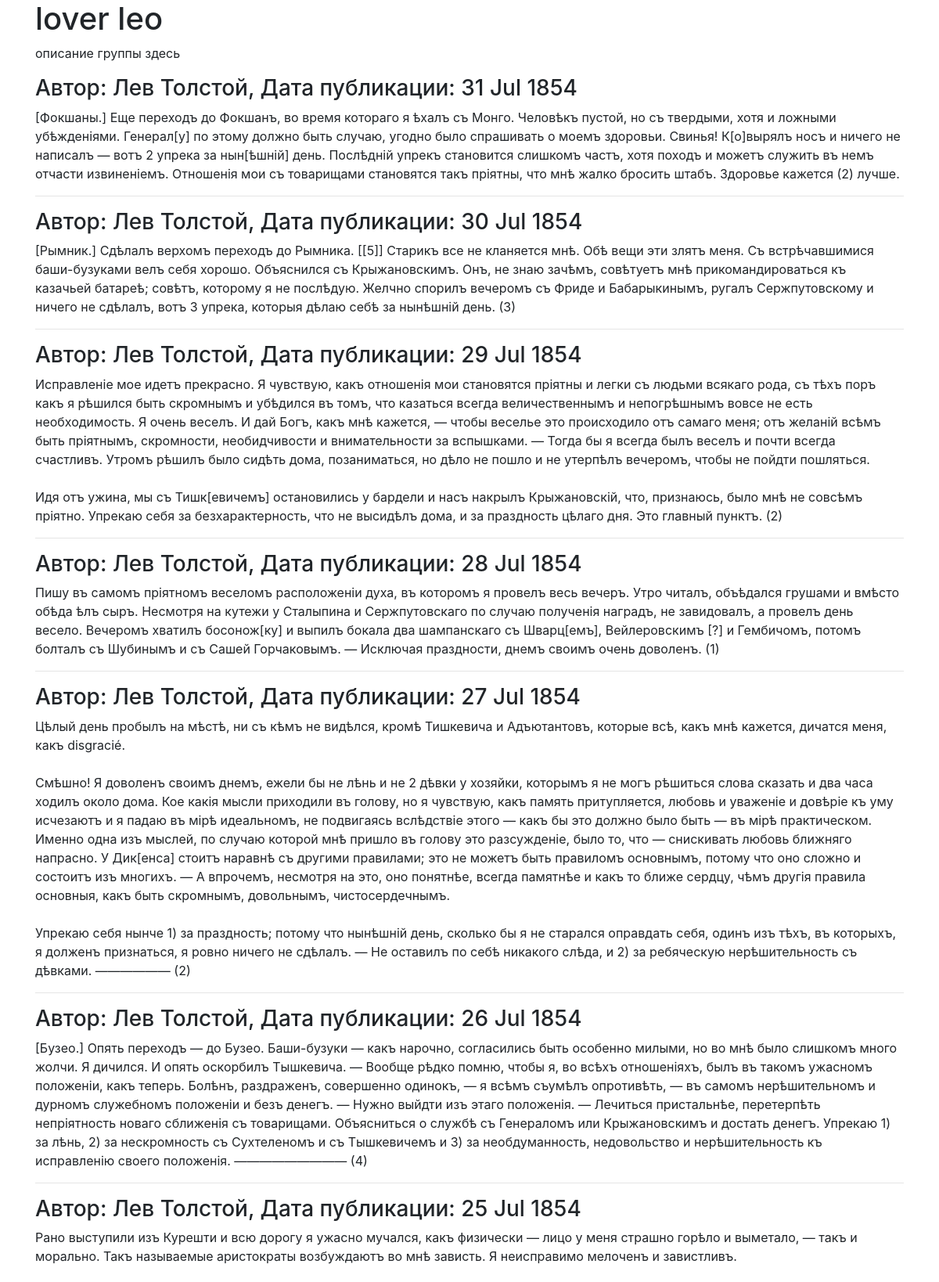
Page /group/leo/ (upper part) on the committed database.
### posts/models.py (models this page shows, shortened)
class Group(models.Model):
    title = models.CharField(max_length=200)
    slug = models.SlugField(unique=True)
    description = models.TextField()

class Post(models.Model):
    text = models.TextField()
    pub_date = models.DateTimeField("date published", auto_now_add=True)
    author = models.ForeignKey(User, on_delete=models.CASCADE)
    group = models.ForeignKey(Group, blank=True, null=True, on_delete=models.PROTECT)

### posts/views.py (the view)
# urls.py: path('group/<slug>/', group_posts)
def group_posts(request, slug):
    group = get_object_or_404(Group, slug=slug)
    posts = Post.objects.filter(group=group).order_by("-pub_date")[:12]
    return render(request, "group.html", {"group": group, "posts": posts})

### templates/group.html (shortened to what this page needs)
{% extends "base.html" %}
{% block header %}{{group.title}}{% endblock %}
{% block content %}
    <p>{{group.description}}</p>
    {% for post in posts %}
    <h3>
        Автор: {{ post.author.get_full_name }}, Дата публикации: {{ post.pub_date|date:"d M Y"}}
    </h3>
    <p>{{ post.text|linebreaksbr }}</p>
    {% if not forloop.last %}<hr>{% endif %}
    {% endfor %}
{% endblock %}

### rows in the picture
Group: title "lover leo", description "описание группы здесь"
Post: author.get_full_name "Лев Толстой", pub_date "31 Jul 1854", text "[Фокшаны.] Еще переходъ до Фокшанъ, во время котораго я ѣхалъ съ Монго. Человѣкъ пустой, но съ твердыми, хотя и ложными убѣжденіями. Генерал[у] по этому должно быть случаю, угодно было спрашивать о моемъ здоровьи. Свинья! К[о]вырялъ носъ и ничего не написалъ — вотъ 2 упрека за нын[ѣшній] день. Послѣдній упрекъ становится слишкомъ частъ, хотя походъ и можетъ служить въ немъ отчасти извиненіемъ. Отношенія мои съ товарищами становятся такъ пріятны, что мнѣ жалко бросить штабъ. Здоровье кажется (2) лучше."
Post: author.get_full_name "Лев Толстой", pub_date "30 Jul 1854", text "[Рымник.] Сдѣлалъ верхомъ переходъ до Рымника. [[5]] Старикъ все не кланяется мнѣ. Обѣ вещи эти злятъ меня. Съ встрѣчавшимися баши-бузуками велъ себя хорошо. Объяснился съ Крыжановскимъ. Онъ, не знаю зачѣмъ, совѣтуетъ мнѣ прикомандироваться къ казачьей батареѣ; совѣтъ, которому я не послѣдую. Желчно спорилъ вечеромъ съ Фриде и Бабарыкинымъ, ругалъ Сержпутовскому и ничего не сдѣлалъ, вотъ 3 упрека, которыя дѣлаю себѣ за нынѣшній день. (3)"
Post: author.get_full_name "Лев Толстой", pub_date "29 Jul 1854", text "Исправленіе мое идетъ прекрасно. Я чувствую, какъ отношенія мои становятся пріятны и легки съ людьми всякаго рода, съ тѣхъ поръ какъ я рѣшился быть скромнымъ и убѣдился въ томъ, что казаться всегда величественнымъ и непогрѣшнымъ вовсе не есть необходимость. Я очень веселъ. И дай Богъ, какъ мнѣ кажется, — чтобы веселье это происходило отъ самаго меня; отъ желаній всѣмъ быть пріятнымъ, скромности, необидчивости и внимательности за вспышками. — Тогда бы я всегда былъ веселъ и почти всегда счастливъ. Утромъ рѣшилъ было сидѣть дома, позаниматься, но дѣло не пошло и не утерпѣлъ вечеромъ, чтобы не пойдти пошляться. Идя отъ ужина, мы съ Тишк[евичемъ] остановились у бардели и насъ накрылъ…"
Post: author.get_full_name "Лев Толстой", pub_date "28 Jul 1854", text "Пишу въ самомъ пріятномъ веселомъ расположеніи духа, въ которомъ я провелъ весь вечеръ. Утро читалъ, объѣдался грушами и вмѣсто обѣда ѣлъ сыръ. Несмотря на кутежи у Сталыпина и Сержпутовскаго по случаю полученія наградъ, не завидовалъ, а провелъ день весело. Вечеромъ хватилъ босонож[ку] и выпилъ бокала два шампанскаго съ Шварц[емъ], Вейлеровскимъ [?] и Гембичомъ, потомъ болталъ съ Шубинымъ и съ Сашей Горчаковымъ. — Исключая праздности, днемъ своимъ очень доволенъ. (1)"
Post: author.get_full_name "Лев Толстой", pub_date "27 Jul 1854", text "Цѣлый день пробылъ на мѣстѣ, ни съ кѣмъ не видѣлся, кромѣ Тишкевича и Адъютантовъ, которые всѣ, какъ мнѣ кажется, дичатся меня, какъ disgracié. Смѣшно! Я доволенъ своимъ днемъ, ежели бы не лѣнь и не 2 дѣвки у хозяйки, которымъ я не могъ рѣшиться слова сказать и два часа ходилъ около дома. Кое какія мысли приходили въ голову, но я чувствую, какъ память притупляется, любовь и уваженіе и довѣріе къ уму исчезаютъ и я падаю въ мірѣ идеальномъ, не подвигаясь вслѣдствіе этого — какъ бы это должно было быть — въ мірѣ практическом. Именно одна изъ мыслей, по случаю которой мнѣ пришло въ голову это разсужденіе, было то, что — снискивать любовь ближняго напрасно. У Дик[енса] стоитъ наравнѣ съ другими…"
Post: author.get_full_name "Лев Толстой", pub_date "26 Jul 1854", text "[Бузео.] Опять переходъ — до Бузео. Баши-бузуки — какъ нарочно, согласились быть особенно милыми, но во мнѣ было слишкомъ много жолчи. Я дичился. И опять оскорбилъ Тышкевича. — Вообще рѣдко помню, чтобы я, во всѣхъ отношеніяхъ, былъ въ такомъ ужасномъ положеніи, какъ теперь. Болѣнъ, раздраженъ, совершенно одинокъ, — я всѣмъ съумѣлъ опротивѣть, — въ самомъ нерѣшительномъ и дурномъ служебномъ положеніи и безъ денегъ. — Нужно выйдти изъ этаго положенія. — Лечиться пристальнѣе, перетерпѣть непріятность новаго сближенія съ товарищами. Объясниться о службѣ съ Генераломъ или Крыжановскимъ и достать денегъ. Упрекаю 1) за лѣнь, 2) за нескромность съ Сухтеленомъ и съ Тышкевичемъ и 3) за…"
Post: author.get_full_name "Лев Толстой", pub_date "25 Jul 1854", text "Рано выступили изъ Курешти и всю дорогу я ужасно мучался, какъ физически — лицо у меня страшно горѣло и выметало, — такъ и морально. Такъ называемые аристократы возбуждаютъ во мнѣ зависть. Я неисправимо мелоченъ и завистливъ."
